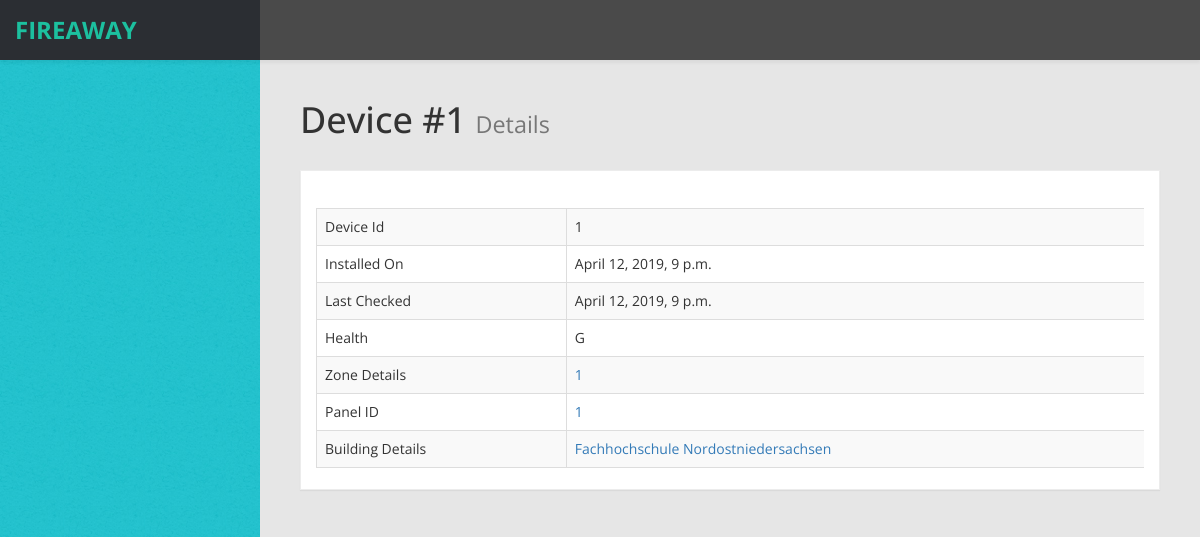
/site/1 (signed in), run on the app's committed database.
### FireCheck/models.py (models this page shows, shortened)
class device(models.Model):
    zone = models.ForeignKey(to=zone, on_delete=models.CASCADE)
    building = models.ForeignKey(to=building,on_delete=models.CASCADE)
    panel = models.ForeignKey(to=panel, on_delete=models.CASCADE)
    name = models.CharField(max_length=128)
    date_time_created = models.DateTimeField(auto_now_add=True)
    last_checked = models.DateTimeField(auto_now=True)
    health = models.CharField(max_length=1) #Y G R

class zone(models.Model):
    name = models.CharField(max_length=128)
    building = models.ForeignKey(to=building, on_delete=models.CASCADE)
    panel = models.ForeignKey(to=panel, on_delete=models.CASCADE)
    floor = models.IntegerField()
    date_time_created = models.DateTimeField(auto_now_add=True)

class panel(models.Model):
    building = models.ForeignKey(to=building, on_delete=models.CASCADE)
    location = models.TextField()
    name = models.CharField(max_length=128)

class building(models.Model):
    name = models.CharField(max_length=128)
    latitude = models.FloatField()
    longitude = models.FloatField()
    address = models.CharField(max_length=512)
    email = models.CharField(max_length=256)

### FireCheck/views.py (the view)
# urls.py: path("site/<int:did>", views.device_details, name="devicedetails"),
@login_required()
def device_details(request, did):
    context= {
        "d" : device.objects.get(pk=did)
    }
    return render(request, "FireCheck/device_details.html", context)

### FireCheck/templates/FireCheck/device_details.html (shortened to what this page needs)
<!DOCTYPE html>
<html xmlns="http://www.w3.org/1999/xhtml">
{% load static %}
<head>
    <link href={% static "/css/bootstrap.css" %} rel="stylesheet" />
    <link href={% static "/css/bootstrap.css" %} rel="stylesheet" />
    <link href={% static "/css/custom-styles.css" %} rel="stylesheet" />
    <link href={% static "/js/dataTables/dataTables.bootstrap.css" %} rel="stylesheet" />
</head>
<body>
    <div id="wrapper">
       <nav class="navbar navbar-default top-navbar" role="navigation">
                <a class="navbar-brand" href="index.html"> <strong>FireAway</strong></a>
            <ul class="nav navbar-top-links navbar-right">
                <li class="dropdown">
                    <a class="dropdown-toggle" data-toggle="dropdown" href="#" aria-expanded="false">
                    </a>
                </li>
            </ul>
        </nav>
        <div id="page-wrapper" >
            <div id="page-inner">
			 <div class="row">
                    <div class="col-md-12">
                        <h1 class="page-header">
                            Device #{{d.id}} <small>Details</small>
                        </h1>
                    </div>
                </div>
            <div class="row">
                <div class="col-md-12">
                    <div class="panel panel-default">
                        <div class="panel-heading">
                        </div>
                        <div class="panel-body">
                            <div class="table-responsive">
                                <table class="table table-striped table-bordered table-hover" id="dataTables-example">
                                    <tbody>
                                        <tr class="odd gradeX">
                                            <td>Device Id</td>
                                            <td>{{d.id}}</td>
                                        </tr>
                                         <tr class="odd gradeX">
                                            <td>Installed On</td>
                                            <td>{{d.date_time_created}}</td>
                                        </tr>
                                         <tr class="odd gradeX">
                                            <td>Last Checked</td>
                                            <td>{{d.last_checked}}</td>
                                        </tr>
                                         <tr class="odd gradeX">
                                            <td>Health</td>
                                            <td>{{d.health}}</td>
                                        </tr>
                                         <tr class="odd gradeX">
                                            <td>Zone Details</td>
                                            <td><a href="/zone/{{d.zone.id}}">{{d.zone.id}}</a></td>
                                        </tr>
                                         <tr class="odd gradeX">
                                            <td>Panel ID</td>
                                            <td><a href="/panel/{{d.panel.id}}">{{d.panel.id}}</a></td>
                                        </tr>
                                         <tr class="odd gradeX">
                                            <td>Building Details</td>
                                            <td><a href="/building/{{d.building.id}}">{{d.building.name}}</a></td>
                                        </tr>
                                    </tbody>
                                </table>
                            </div>
                        </div>
                    </div>
                </div>
            </div>
    </div>
            </div>
</body>
</html>

### FireCheck/static/css/custom-styles.css (style rules this page uses)
body { font-family: 'Open Sans', sans-serif; background: #32C2CD url(../img/bg-img.jpg) !important; }
#wrapper { width: 100%; }
#page-wrapper { padding: 15px 15px; min-height: 600px; background: #E6E6E6; }
#page-inner { width:100%; margin:10px 20px 10px 0px; background-color:transparent; padding:10px; min-height:1200px; }
h1, .h1, h2, .h2, h3, .h3 { margin-top: 7px; margin-bottom: -5px; }
.panel { border-radius:0px; }
.top-navbar { position: fixed; width: 100%; z-index: 300; -webkit-box-shadow: 0 3px 3px rgba(0, 0, 0, 0.05); -moz-box-shadow: 0 3px 3px rgba(0, 0, 0, 0.05); box-shadow: 0 3px 3px rgba(0, 0, 0, 0.05); }
#page-wrapper { position: relative; top: 55px; }
.page-header { padding-bottom: 9px; margin: 10px 0 20px; border-bottom: 1px solid transparent; text-align: left; }
.panel-default { border-color: #ECECEC; }
.panel-default > .panel-heading { color: #000; border-color: #FFF; font-weight:bold; background: #FFFFFF; font-size: 16px; padding: 15px 15px 0; }
.panel-heading { border-bottom: 1px solid transparent; border-top-left-radius: 3px; border-top-right-radius: 3px; }
.top-navbar { margin:0px; }
.top-navbar .navbar-brand { color: #fff; width: 260px; text-align: left; height: 60px; font-size: 24px; font-weight: 700; text-transform: uppercase; line-height: 30px; background: #24383A; }
.top-navbar .nav > li { position: relative; display: inline-block; margin: 0px; padding: 0px; }
.top-navbar .nav > li > a { position: relative; display: block; padding: 20px; color: #FFFFFF; margin: 0px; }
.top-navbar { background: #4A4A4A; border-bottom:none; }
.navbar-default { border:0px solid black; }
@media (min-width:768px) { #page-wrapper { margin: 0 0 0 260px; padding: 15px 30px; min-height: 1200px; } }
@media (min-width:768px) { .navbar { border-radius: 0px; } }

### data on the page
device: id "1", date_time_created "April 12, 2019, 9 p.m.", last_checked "April 12, 2019, 9 p.m.", health "G", zone.id "1", panel.id "1", building.name "Fachhochschule Nordostniedersachsen"
